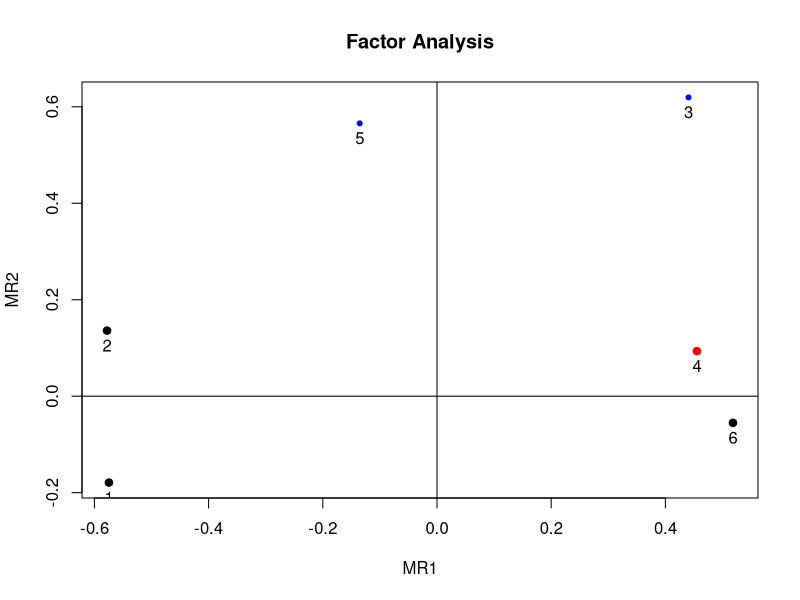
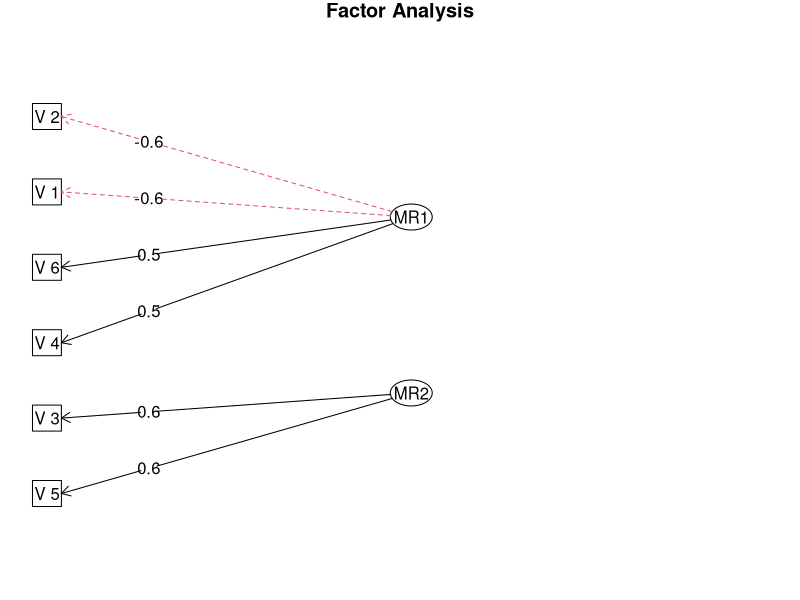
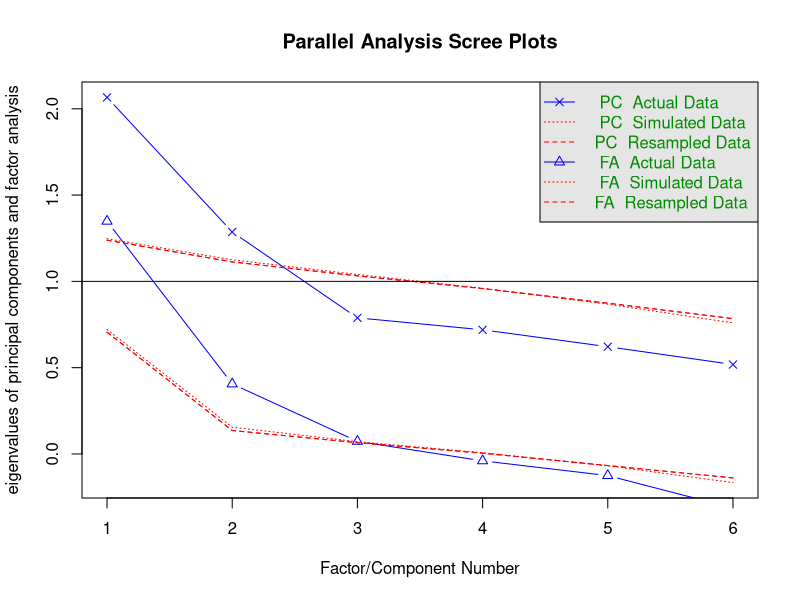
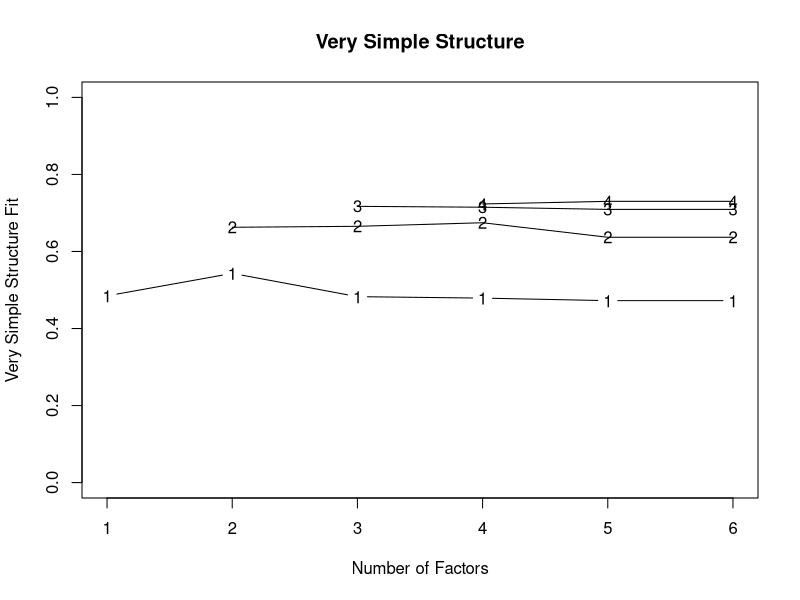

Source code (R) for these figures, in order:
## ---- chunk 1
wants <- c("mvtnorm", "psych", "GPArotation")
has   <- wants %in% rownames(installed.packages())
if(any(!has)) install.packages(wants[!has])
## ---- chunk 2
N <- 200
P <- 6
Q <- 2
(Lambda <- matrix(c(0.7,-0.4, 0.8,0, -0.2,0.9, -0.3,0.4, 0.3,0.7, -0.8,0.1),
                  nrow=P, ncol=Q, byrow=TRUE))
## ---- chunk 3
set.seed(1.234)
library(mvtnorm)
Kf <- diag(Q)
mu <- c(5, 15)
FF <- rmvnorm(N, mean=mu,        sigma=Kf)
E  <- rmvnorm(N, mean=rep(0, P), sigma=diag(P))
X  <- FF %*% t(Lambda) + E
## ---- chunk 4
(fa <- factanal(X, factors=2, scores="regression"))
## ---- chunk 5
library(psych)
corMat <- cor(X)
(faPC  <- fa(r=corMat, nfactors=2, n.obs=N, rotate="varimax"))
## ---- chunk 6
bartlett <- fa$scores
head(bartlett)
## ---- chunk 7
anderson <- factor.scores(x=X, f=faPC, method="Anderson")
head(anderson$scores)
## ---- chunk 8
factor.plot(faPC, cut=0.5)
fa.diagram(faPC)
## ---- chunk 9
fa.parallel(X)                     # parallel analysis
vss(X, n.obs=N, rotate="varimax")  # very simple structure
## ---- chunk 10
try(detach(package:psych))
try(detach(package:GPArotation))
try(detach(package:mvtnorm))
